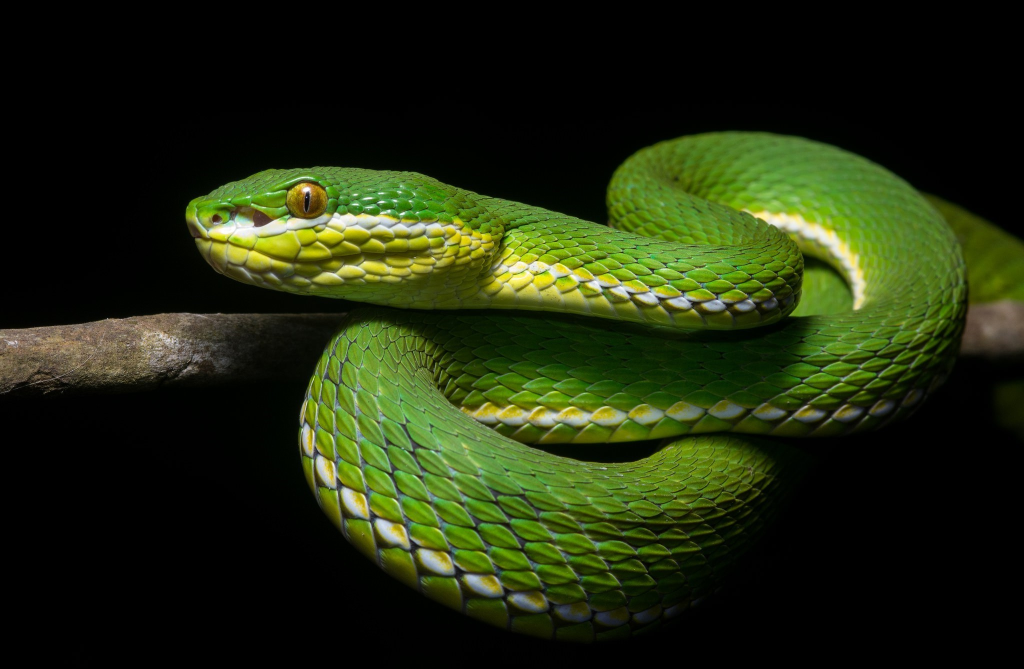
#> input picture ch2/0201/snake.jpg, 2048 x 1338 px, given in place of snake.bmp, which was not available (shown at 1/2 size)
$ jupyter execute rotation.ipynb
#> lines starting #> are read from the running program, lines starting #| are printed output that depends on the picture; pictures that were not available may be replaced by others from this repository, and a replacement may not be noted
[cell 1]
import cv2
import sys
import numpy as np
import math

src = cv2.imread('snake.bmp')
#> src is the input picture: shape (1338, 2048, 3); mean B, G, R 14.6, 42.6, 33.1

if src is None:
    print('Image load failed')
    sys.exit()

rad = 20 * (math.pi / 180) ##  radian scale
aff = np.array([[math.cos(rad), math.sin(rad), 0],
                [-math.sin(rad), math.cos(rad), 0]], dtype = np.float32)

dst = cv2.warpAffine(src, aff, (0, 0))
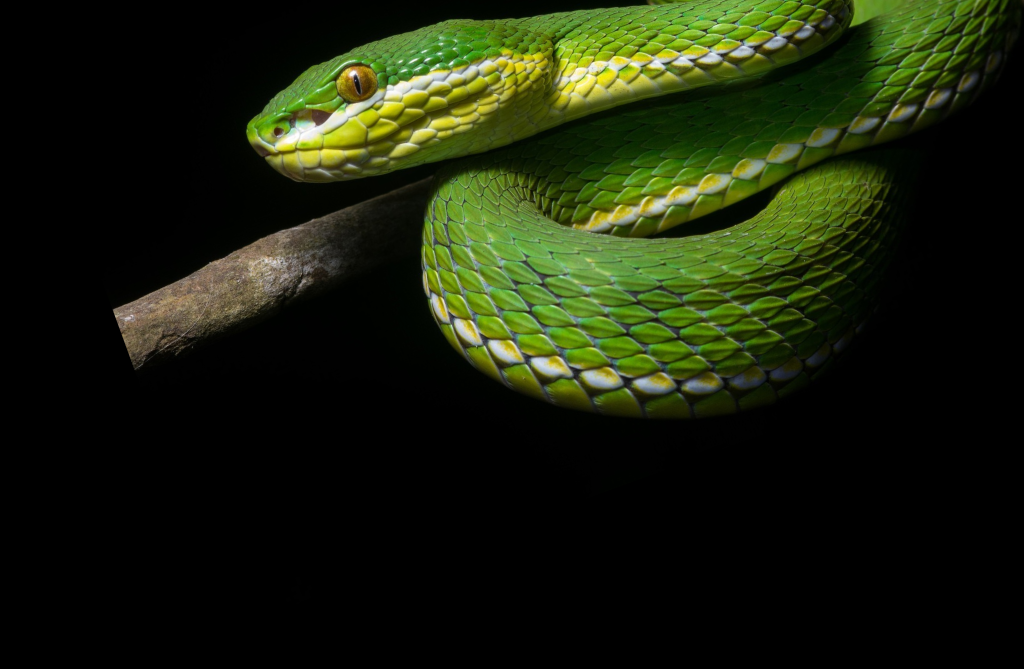
#> dst: shape (1338, 2048, 3) (shown at 1/2 size); mean B, G, R 11.7, 32.7, 25.8

cv2.imshow('src', src)
cv2.imshow('rotation', dst)
cv2.waitKey()

cv2.destroyAllWindows()

[cell 2]
import cv2
import sys
import numpy as np
import math

src = cv2.imread('test.bmp')
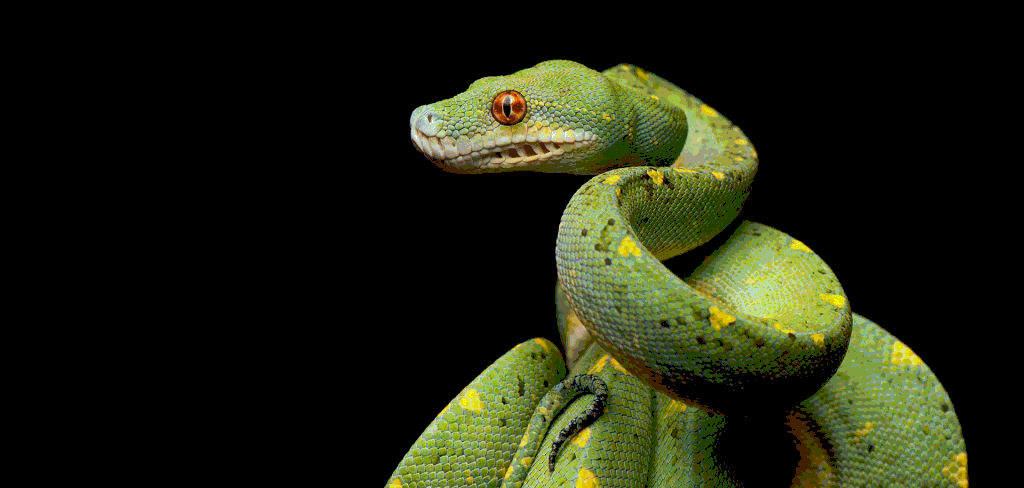
#> input picture ch5/0504/test.bmp, 1024 x 488 px
#> src is the input picture: shape (488, 1024, 3); mean B, G, R 15.3, 33.7, 30.2

if src is None:
    print('Image load failed')
    sys.exit()

cp = (src.shape[0] / 2, src.shape[1] / 2) ## rotation center point 잡아주는 것
#> cp = (244, 512)

rot = cv2.getRotationMatrix2D(cp, 20, 0.8) ##중심점, 회전각도, 크기배율

dst = cv2.warpAffine(src, rot, (0, 0), borderMode= 0 ,borderValue = 0)
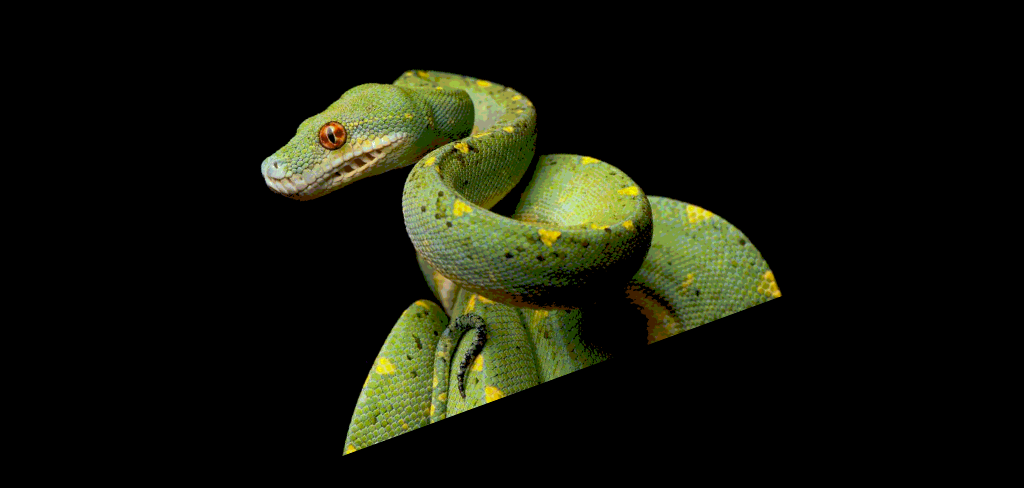
#> dst: shape (488, 1024, 3); mean B, G, R 9.8, 21.6, 19.4

cv2.imshow('src', src)
cv2.imshow('rotate', dst)

cv2.waitKey()

cv2.destroyAllWindows()

[cell 3]
import sys
import numpy as np
import cv2
import math

src = cv2.imread('namecard.jpg')
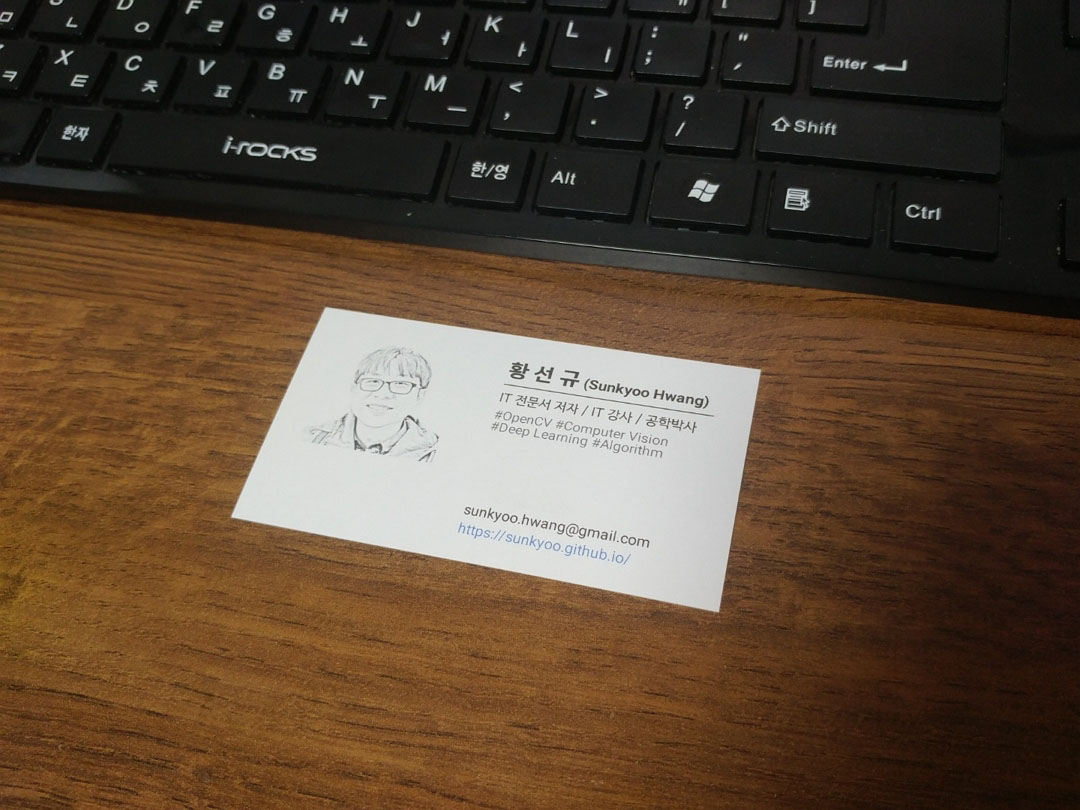
#> input picture ch5/0504/namecard.jpg, 1080 x 810 px
#> src is the input picture: shape (810, 1080, 3); mean B, G, R 53.2, 71.1, 90.7
if src is None :
    print('Image load failed')
    sys.exit()

w, h = 720, 400

srcQuad = np.array([[325, 307],
                    [760, 369],
                    [718, 611],
                    [231, 515]],
                   dtype = np.float32)

dstQuad = np.array([[0, 0],
                    [w-1, 0],
                    [w-1, h-1],
                    [0, h-1]],
                   dtype= np.float32) ## 출력영상이 좌상단, 우상단, 우하단, 좌하단 점들을 지정해준다

pers = cv2.getPerspectiveTransform(srcQuad, dstQuad)

dst = cv2.warpPerspective(src, pers, (w, h))
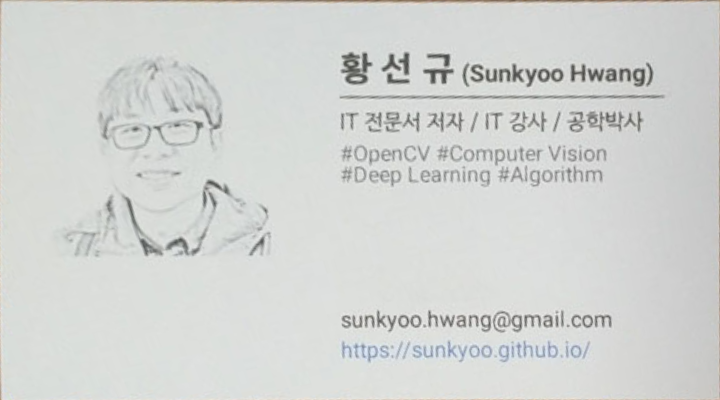
#> dst: shape (400, 720, 3); mean B, G, R 210.3, 212.6, 210.6

cv2.imshow('src', src)
cv2.imshow('dst', dst)

cv2.waitKey()
cv2.destroyAllWindows()
